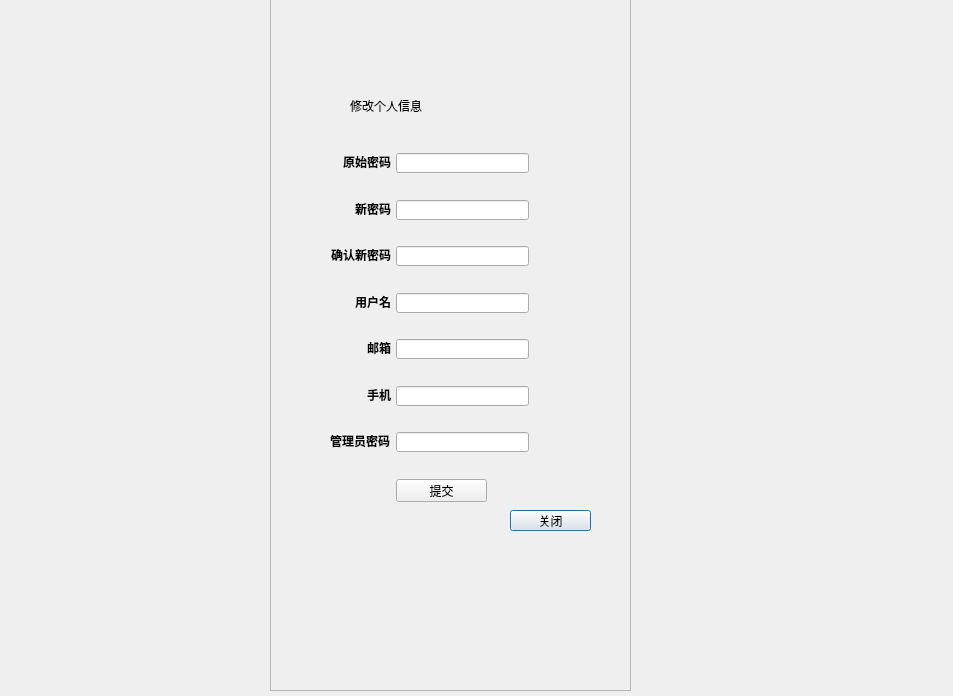
<?xml version="1.0" encoding="UTF-8"?>
<ui version="4.0">
 <class>modify</class>
 <widget class="QDialog" name="modify">
  <property name="geometry">
   <rect>
    <x>0</x>
    <y>0</y>
    <width>953</width>
    <height>696</height>
   </rect>
  </property>
  <property name="windowTitle">
   <string>Dialog</string>
  </property>
  <widget class="QFrame" name="frame">
   <property name="enabled">
    <bool>true</bool>
   </property>
   <property name="geometry">
    <rect>
     <x>270</x>
     <y>-40</y>
     <width>361</width>
     <height>731</height>
    </rect>
   </property>
   <property name="styleSheet">
    <string notr="true">border-image: url(:/new/prefix1/picture/框2.png);</string>
   </property>
   <property name="frameShape">
    <enum>QFrame::StyledPanel</enum>
   </property>
   <property name="frameShadow">
    <enum>QFrame::Raised</enum>
   </property>
  </widget>
  <widget class="QPushButton" name="exit_but">
   <property name="geometry">
    <rect>
     <x>510</x>
     <y>510</y>
     <width>81</width>
     <height>21</height>
    </rect>
   </property>
   <property name="text">
    <string>关闭</string>
   </property>
  </widget>
  <widget class="QLabel" name="label">
   <property name="enabled">
    <bool>true</bool>
   </property>
   <property name="geometry">
    <rect>
     <x>330</x>
     <y>153</y>
     <width>61</width>
     <height>17</height>
    </rect>
   </property>
   <property name="acceptDrops">
    <bool>false</bool>
   </property>
   <property name="styleSheet">
    <string notr="true">font: 75 9pt &quot;微软雅黑&quot;;</string>
   </property>
   <property name="frameShape">
    <enum>QFrame::NoFrame</enum>
   </property>
   <property name="frameShadow">
    <enum>QFrame::Plain</enum>
   </property>
   <property name="text">
    <string>&lt;html&gt;&lt;head/&gt;&lt;body&gt;&lt;p align=&quot;right&quot;&gt;&lt;span style=&quot; font-weight:600;&quot;&gt;原始密码&lt;/span&gt;&lt;/p&gt;&lt;/body&gt;&lt;/html&gt;</string>
   </property>
   <property name="scaledContents">
    <bool>false</bool>
   </property>
   <property name="wordWrap">
    <bool>false</bool>
   </property>
  </widget>
  <widget class="QLabel" name="label_5">
   <property name="geometry">
    <rect>
     <x>330</x>
     <y>386</y>
     <width>61</width>
     <height>17</height>
    </rect>
   </property>
   <property name="styleSheet">
    <string notr="true">font: 75 9pt &quot;微软雅黑&quot;;
border-color: rgb(255, 255, 255);</string>
   </property>
   <property name="frameShape">
    <enum>QFrame::NoFrame</enum>
   </property>
   <property name="text">
    <string>&lt;html&gt;&lt;head/&gt;&lt;body&gt;&lt;p align=&quot;right&quot;&gt;&lt;span style=&quot; font-weight:600;&quot;&gt;手机&lt;/span&gt;&lt;/p&gt;&lt;/body&gt;&lt;/html&gt;</string>
   </property>
  </widget>
  <widget class="QLineEdit" name="email_edit">
   <property name="geometry">
    <rect>
     <x>396</x>
     <y>339</y>
     <width>133</width>
     <height>20</height>
    </rect>
   </property>
  </widget>
  <widget class="QLabel" name="label_4">
   <property name="geometry">
    <rect>
     <x>330</x>
     <y>339</y>
     <width>61</width>
     <height>17</height>
    </rect>
   </property>
   <property name="styleSheet">
    <string notr="true">font: 75 9pt &quot;微软雅黑&quot;;</string>
   </property>
   <property name="text">
    <string>&lt;html&gt;&lt;head/&gt;&lt;body&gt;&lt;p align=&quot;right&quot;&gt;&lt;span style=&quot; font-weight:600;&quot;&gt;邮箱&lt;/span&gt;&lt;/p&gt;&lt;/body&gt;&lt;/html&gt;</string>
   </property>
  </widget>
  <widget class="QLabel" name="label_3">
   <property name="geometry">
    <rect>
     <x>330</x>
     <y>293</y>
     <width>61</width>
     <height>17</height>
    </rect>
   </property>
   <property name="styleSheet">
    <string notr="true">font: 75 9pt &quot;微软雅黑&quot;;</string>
   </property>
   <property name="text">
    <string>&lt;html&gt;&lt;head/&gt;&lt;body&gt;&lt;p align=&quot;right&quot;&gt;&lt;span style=&quot; font-weight:600;&quot;&gt;用户名&lt;/span&gt;&lt;/p&gt;&lt;/body&gt;&lt;/html&gt;</string>
   </property>
  </widget>
  <widget class="QLineEdit" name="confirm_edit">
   <property name="geometry">
    <rect>
     <x>396</x>
     <y>246</y>
     <width>133</width>
     <height>20</height>
    </rect>
   </property>
  </widget>
  <widget class="QLineEdit" name="original_key_edit">
   <property name="geometry">
    <rect>
     <x>396</x>
     <y>153</y>
     <width>133</width>
     <height>20</height>
    </rect>
   </property>
  </widget>
  <widget class="QLabel" name="label_2">
   <property name="geometry">
    <rect>
     <x>330</x>
     <y>200</y>
     <width>61</width>
     <height>17</height>
    </rect>
   </property>
   <property name="styleSheet">
    <string notr="true">font: 75 9pt &quot;微软雅黑&quot;;</string>
   </property>
   <property name="text">
    <string>&lt;html&gt;&lt;head/&gt;&lt;body&gt;&lt;p align=&quot;right&quot;&gt;&lt;span style=&quot; font-weight:600;&quot;&gt;新密码&lt;/span&gt;&lt;/p&gt;&lt;/body&gt;&lt;/html&gt;</string>
   </property>
  </widget>
  <widget class="QLabel" name="label_6">
   <property name="geometry">
    <rect>
     <x>330</x>
     <y>432</y>
     <width>60</width>
     <height>17</height>
    </rect>
   </property>
   <property name="styleSheet">
    <string notr="true">font: 75 9pt &quot;微软雅黑&quot;;</string>
   </property>
   <property name="text">
    <string>&lt;html&gt;&lt;head/&gt;&lt;body&gt;&lt;p align=&quot;right&quot;&gt;&lt;span style=&quot; font-weight:600;&quot;&gt;管理员密码&lt;/span&gt;&lt;/p&gt;&lt;/body&gt;&lt;/html&gt;</string>
   </property>
  </widget>
  <widget class="QLineEdit" name="name_edit">
   <property name="geometry">
    <rect>
     <x>396</x>
     <y>293</y>
     <width>133</width>
     <height>20</height>
    </rect>
   </property>
  </widget>
  <widget class="QLabel" name="label_7">
   <property name="geometry">
    <rect>
     <x>330</x>
     <y>246</y>
     <width>61</width>
     <height>17</height>
    </rect>
   </property>
   <property name="styleSheet">
    <string notr="true">font: 75 9pt &quot;微软雅黑&quot;;</string>
   </property>
   <property name="text">
    <string>&lt;html&gt;&lt;head/&gt;&lt;body&gt;&lt;p align=&quot;right&quot;&gt;&lt;span style=&quot; font-weight:600;&quot;&gt;确认新密码&lt;/span&gt;&lt;/p&gt;&lt;/body&gt;&lt;/html&gt;</string>
   </property>
  </widget>
  <widget class="QLineEdit" name="admin_edit">
   <property name="geometry">
    <rect>
     <x>396</x>
     <y>432</y>
     <width>133</width>
     <height>20</height>
    </rect>
   </property>
  </widget>
  <widget class="QPushButton" name="submit_but">
   <property name="geometry">
    <rect>
     <x>396</x>
     <y>479</y>
     <width>91</width>
     <height>23</height>
    </rect>
   </property>
   <property name="text">
    <string>提交</string>
   </property>
  </widget>
  <widget class="QLineEdit" name="phone_edit">
   <property name="geometry">
    <rect>
     <x>396</x>
     <y>386</y>
     <width>133</width>
     <height>20</height>
    </rect>
   </property>
  </widget>
  <widget class="QLineEdit" name="key_edit">
   <property name="geometry">
    <rect>
     <x>396</x>
     <y>200</y>
     <width>133</width>
     <height>20</height>
    </rect>
   </property>
   <property name="echoMode">
    <enum>QLineEdit::Normal</enum>
   </property>
  </widget>
  <widget class="QLabel" name="label_12">
   <property name="geometry">
    <rect>
     <x>350</x>
     <y>80</y>
     <width>201</width>
     <height>51</height>
    </rect>
   </property>
   <property name="styleSheet">
    <string notr="true">font: 75 23pt &quot;微软雅黑&quot;;</string>
   </property>
   <property name="text">
    <string>修改个人信息</string>
   </property>
  </widget>
  <widget class="QLabel" name="label_8">
   <property name="geometry">
    <rect>
     <x>10</x>
     <y>350</y>
     <width>561</width>
     <height>351</height>
    </rect>
   </property>
   <property name="styleSheet">
    <string notr="true">border-image: url(:/new/prefix1/picture/22333.png);</string>
   </property>
   <property name="text">
    <string/>
   </property>
  </widget>
  <zorder>frame</zorder>
  <zorder>label</zorder>
  <zorder>label_5</zorder>
  <zorder>label_4</zorder>
  <zorder>label_3</zorder>
  <zorder>confirm_edit</zorder>
  <zorder>original_key_edit</zorder>
  <zorder>label_2</zorder>
  <zorder>label_6</zorder>
  <zorder>name_edit</zorder>
  <zorder>label_7</zorder>
  <zorder>key_edit</zorder>
  <zorder>label_12</zorder>
  <zorder>label_8</zorder>
  <zorder>exit_but</zorder>
  <zorder>email_edit</zorder>
  <zorder>admin_edit</zorder>
  <zorder>submit_but</zorder>
  <zorder>phone_edit</zorder>
 </widget>
 <resources/>
 <connections/>
</ui>
